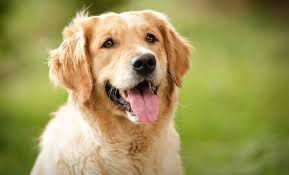
#> input picture CVOpen_Learning/Image_drawing_Functions/dog.jpeg, 289 x 175 px, found by its file name
$ python drawing_circle.py
#> lines starting #> are read from the running program, lines starting #| are printed output that depends on the picture; after the words box and inside, x2 and y2 are one past the last pixel; in counts of white or black regions, pixels touching at a corner belong together
import cv2

image = cv2.imread("Image_drawing_Functions\dog.jpeg")
#> image is the input picture: shape (175, 289, 3); mean B, G, R 89.6, 151.3, 160.5

if image is None:
    print("Opps! your image is not working.")

else:
    print("Image laoded successfully")

    cv2.circle(image, (100,100), 50, (255,0,0), -1)
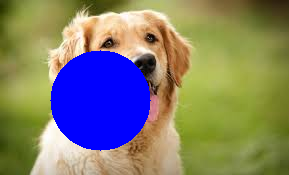
#> image: shape (175, 289, 3); 15.51% of pixels changed, all inside (x1, y1, x2, y2) = (50, 50, 151, 151)

    cv2.imshow("Circle Drawing drawing", image)
    cv2.waitKey(0)
    cv2.destroyAllWindows()
